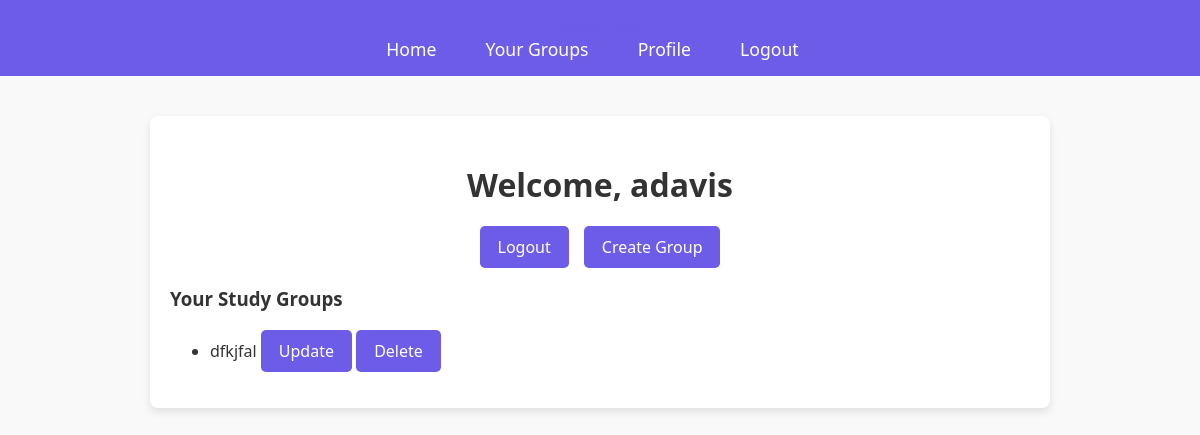
/dashboard/ (signed in), run on an earlier commit of the app's database.
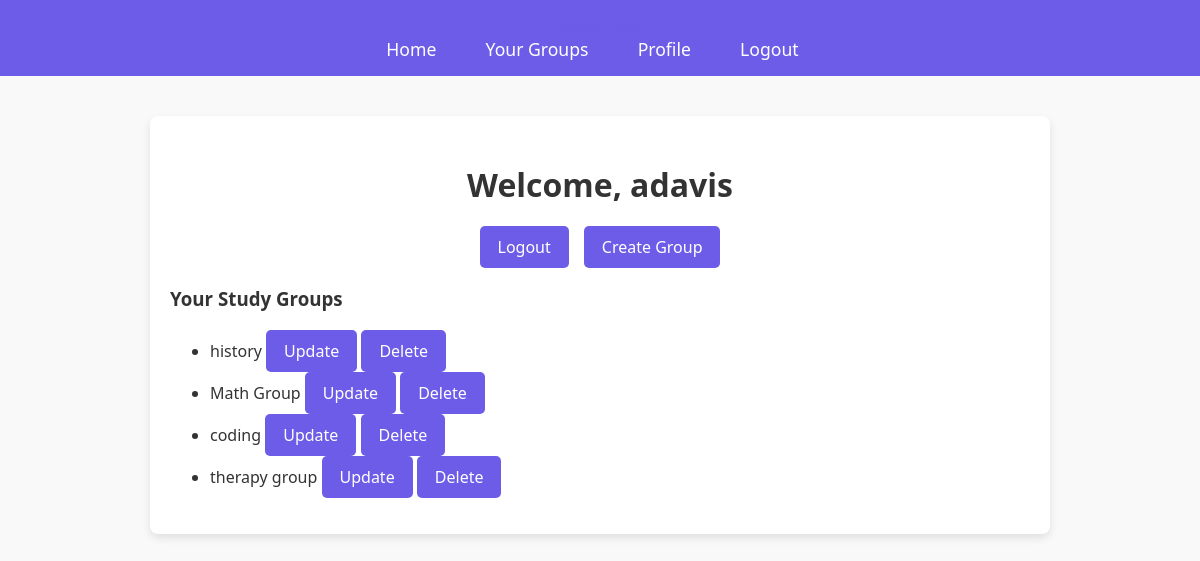
And on a later commit of the database.
### app/models.py (models this page shows, shortened)
class StudyGroup(models.Model):
    name = models.CharField(max_length=200)
    description = models.TextField()
    created_by = models.ForeignKey(User, on_delete=models.CASCADE, default=1)
    created_at = models.DateTimeField(default=timezone.now)
    members = models.ManyToManyField(User, related_name='joined_groups', blank=True)
    class Meta:
        permissions = [
            ('can_create_group', 'Can create a study group'),
            ('can_update_group', 'Can update a study group'),
            ('can_delete_group', 'Can delete a study group'),
        ]

### app/views.py (the view)
# urls.py: path('dashboard/', views.dashboard, name='dashboard'),
@login_required
def dashboard(request):
    study_groups = StudyGroup.objects.all()
    return render(request, 'dashboard.html', {'study_groups': study_groups})

### app/templates/dashboard.html
{% extends 'base.html' %}
{% load static %}
{% block content %}
    <div class="main-container">
        <div class="container">
            <h2>Welcome, {{ user.username }}</h2>
            <div class="button-container">
                <a href="{% url 'logout' %}" class="btn">Logout</a>
                {% if user.username == 'adavis' %}
                    <a href="{% url 'create_study_group' %}" class="btn">Create Group</a>
                {% endif %}
            </div>
            <h3>Your Study Groups</h3>
            <ul>
                {% for group in study_groups %}
                    <li>
                        {{ group.name }}
                        {% if user.username == 'adavis' %}
                            <a href="{% url 'update_study_group' group.pk %}" class="btn">Update</a>
                            <a href="{% url 'delete_study_group' group.pk %}" class="btn">Delete</a>
                        {% endif %}
                    </li>
                {% endfor %}
            </ul>
        </div>
    </div>
{% endblock %}

What changed in the data, as far as the page shows it:
removed StudyGroup: name "dfkjfal"
added StudyGroup: name "history"
added StudyGroup: name "Math Group"
added StudyGroup: name "coding"
added StudyGroup: name "therapy group"
